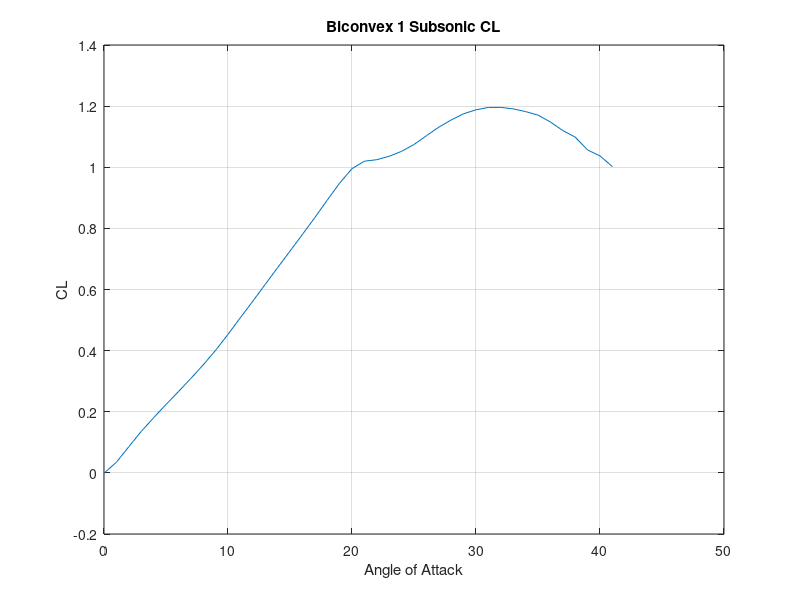
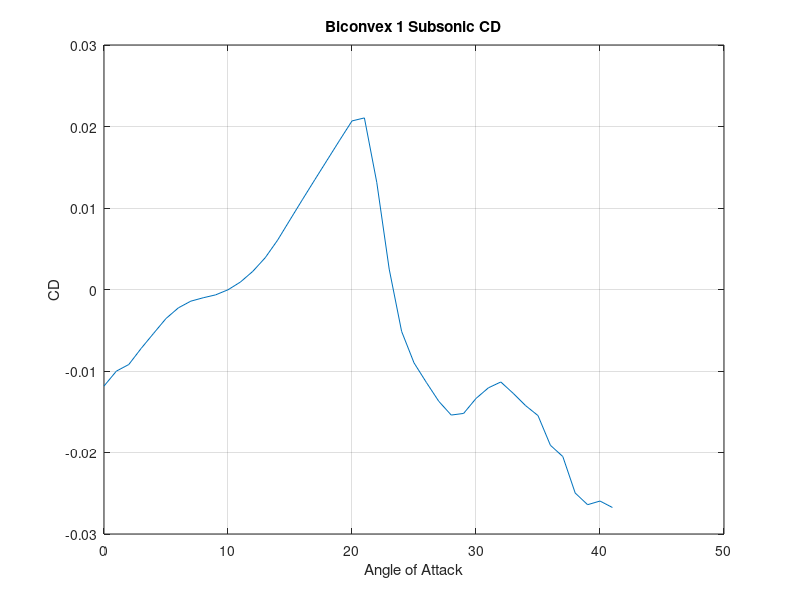
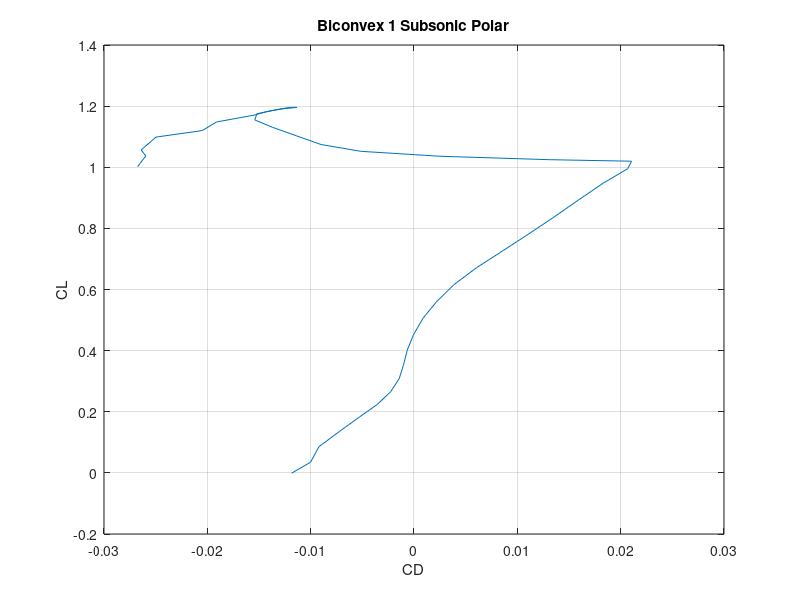
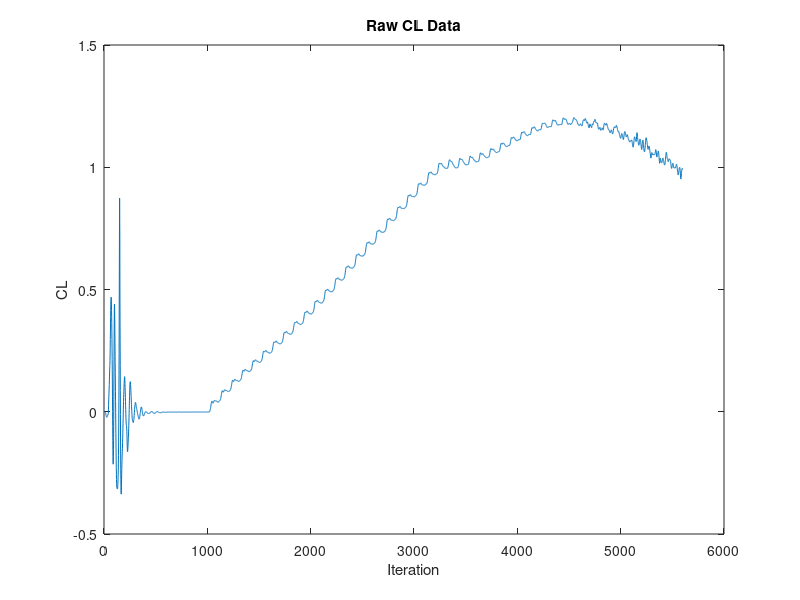

Source code (MATLAB) for these figures, in order:
% AEE480 Varda Project
% Alex Edson
% CFD Data Extract code

clear,clc, close all
%% Import Data
CL = importdata('Biconvex1CL.csv');
CD = importdata('Biconvex1CD.csv');
CLpre = CL.data(:,2);
CLitr = CL.data(:,1);
CDpre = CD.data(:,2);
CDitr = CD.data(:,1);
CLstart = find(CLitr == 900);
CDstart = find(CDitr == 900);

%% Process Data
%Data was obtained by changing angle of attack by iteration number in the
%CFD software. Therefore we need to take an average at every change.
itr = CLstart;
count = 1;
while itr <= 4900
    totalCL = sum(CLpre(itr:itr+100));
    avgCL = totalCL/100;
    CLpost(count) = avgCL;
    totalCD = sum(CDpre(itr:itr+100));
    avgCD = totalCD/100;
    CDpost(count) = avgCD;
    count = count + 1;
    itr = itr + 100;
end


%% Plot Data
AOA = 0:length(CLpost)-1;

figure(1)
plot(AOA,CLpost)
xlabel('Angle of Attack')
ylabel('CL')
title('Biconvex 1 Subsonic CL')
grid on

figure(2)
plot(AOA,CDpost)
xlabel('Angle of Attack')
ylabel('CD')
title('Biconvex 1 Subsonic CD')
grid on

figure(3)
plot(CDpost,CLpost)
xlabel('CD')
ylabel('CL')
title('Biconvex 1 Subsonic Polar')
grid on

figure(4)
plot(CLitr,CLpre)
xlabel('Iteration')
ylabel('CL')
title('Raw CL Data')

figure(5)
plot(CDitr,CDpre)
xlabel('Iteration')
ylabel('CD')
title('Raw CD Data')